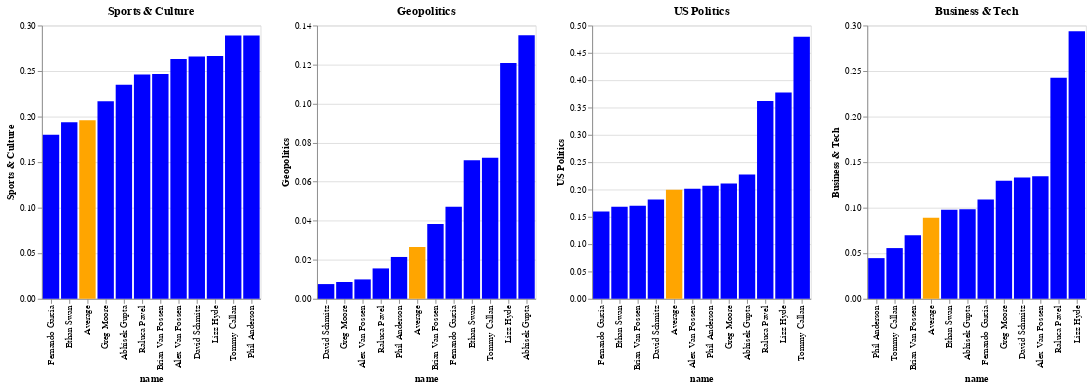

Notebook code for this chart:
### Code cell
cat_charts = []
for category in categories:
    chart = alt.Chart(data).mark_bar().encode(
        x=alt.X('name', sort='y'),
        y=category,
        color=alt.condition(
            alt.datum.name == 'Average',
            alt.value('orange'),
            alt.value('blue'),
        ),
    ).properties(title=category)
    cat_charts.append(chart)

from functools import reduce
reduce(lambda a, b: a | b, cat_charts)

### Figure 1 — Vega-Lite specification as saved in the notebook (floating-point values rounded to 4 significant figures)
{"config": {"view": {"continuousWidth": 300, "continuousHeight": 300}}, "hconcat": [{"mark": {"type": "bar"}, "encoding": {"color": {"condition": {"test": "(datum.name === 'Average')", "value": "orange"}, "value": "blue"}, "x": {"field": "name", "sort": "y", "type": "nominal"}, "y": {"field": "Sports & Culture", "type": "quantitative"}}, "title": "Sports & Culture"}, {"mark": {"type": "bar"}, "encoding": {"color": {"condition": {"test": "(datum.name === 'Average')", "value": "orange"}, "value": "blue"}, "x": {"field": "name", "sort": "y", "type": "nominal"}, "y": {"field": "Geopolitics", "type": "quantitative"}}, "title": "Geopolitics"}, {"mark": {"type": "bar"}, "encoding": {"color": {"condition": {"test": "(datum.name === 'Average')", "value": "orange"}, "value": "blue"}, "x": {"field": "name", "sort": "y", "type": "nominal"}, "y": {"field": "US Politics", "type": "quantitative"}}, "title": "US Politics"}, {"mark": {"type": "bar"}, "encoding": {"color": {"condition": {"test": "(datum.name === 'Average')", "value": "orange"}, "value": "blue"}, "x": {"field": "name", "sort": "y", "type": "nominal"}, "y": {"field": "Business & Tech", "type": "quantitative"}}, "title": "Business & Tech"}], "data": {"name": "data-9ecf4f20ea601044c805e98ec9403edd"}, "$schema": "https://vega.github.io/schema/vega-lite/v5.20.1.json", "datasets": {"data-9ecf4f20ea601044c805e98ec9403edd": [{"name": "Raluca Pavel", "overall_score": 0.2281, "Sports & Culture": 0.2462, "Geopolitics": 0.01557, "US Politics": 0.3619, "Business & Tech": 0.2427}, {"name": "Ethan Swan", "overall_score": 0.1322, "Sports & Culture": 0.1938, "Geopolitics": 0.07098, "US Politics": 0.1685, "Business & Tech": 0.0978}, {"name": "Tommy Callan", "overall_score": 0.2333, "Sports & Culture": 0.2891, "Geopolitics": 0.07222, "US Politics": 0.4796, "Business & Tech": 0.05568}, {"name": "Greg Moore", "overall_score": 0.1442, "Sports & Culture": 0.2168, "Geopolitics": 0.008622, "US Politics": 0.2107, "Business & Tech": 0.1297}, {"name": "Abhisek Gupta", "overall_score": 0.1727, "Sports & Culture": 0.235, "Geopolitics": 0.135, "US Politics": 0.2274, "Business & Tech": 0.09842}, {"name": "Fernando Garcia", "overall_score": 0.1245, "Sports & Culture": 0.18, "Geopolitics": 0.04713, "US Politics": 0.1596, "Business & Tech": 0.1091}, {"name": "Alex Van Fossen ", "overall_score": 0.1523, "Sports & Culture": 0.2631, "Geopolitics": 0.009933, "US Politics": 0.2015, "Business & Tech": 0.1345}, {"name": "David Schmitz", "overall_score": 0.146, "Sports & Culture": 0.266, "Geopolitics": 0.007547, "US Politics": 0.1816, "Business & Tech": 0.1331}, {"name": "Phil Anderson", "overall_score": 0.137, "Sports & Culture": 0.2891, "Geopolitics": 0.02143, "US Politics": 0.2069, "Business & Tech": 0.04465}, {"name": "Brian Van Fossen", "overall_score": 0.1283, "Sports & Culture": 0.2469, "Geopolitics": 0.03834, "US Politics": 0.1703, "Business & Tech": 0.06977}, {"name": "Lizz Hyde ", "overall_score": 0.2745, "Sports & Culture": 0.2664, "Geopolitics": 0.1208, "US Politics": 0.3776, "Business & Tech": 0.2936}, {"name": "Average", "overall_score": 0.1295, "Sports & Culture": 0.1961, "Geopolitics": 0.02653, "US Politics": 0.1994, "Business & Tech": 0.08888}]}}
